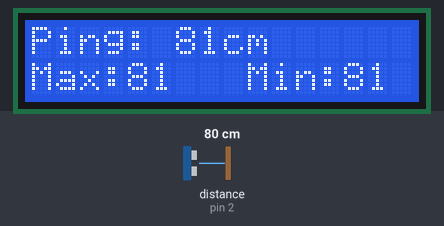
The sketch below on a simulated Arduino Uno, built with avr-gcc and run on an emulated ATmega328P. Shown: 16×2 character LCD. The inputs (shaded band) are chosen by the test bench; at power-on: distance to the obstacle (sensor on pin 2) 80 cm. The echo pulse lasts 58.3 µs per cm; what the sketch prints to the serial monitor is not drawn.

Above: at 1.2 s.
1.3 s: distance to the obstacle (sensor on pin 2) set to 120 cm
At 2.5 s:
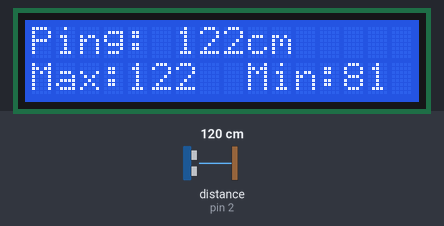
4.3 s: distance to the obstacle (sensor on pin 2) set to 35 cm
At 5.1 s:
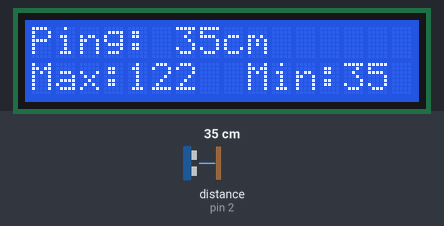
7.3 s: distance to the obstacle (sensor on pin 2) set to 2 cm
At 7.7 s:
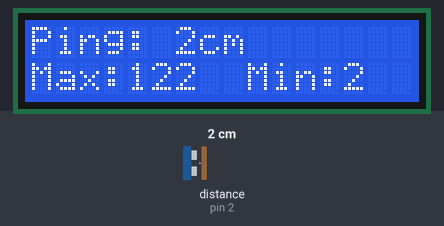
Timing chart, 0 to 10.3 s (numbered marks = the images above; inputs shaded):
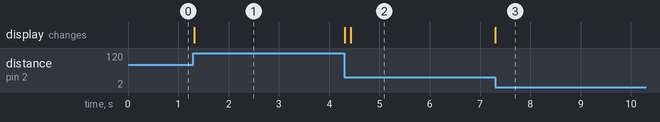

The sketch:

ultraaani.ino
```cpp
#include <NewPing.h>

#define TRIGGER_PIN  3
#define ECHO_PIN     2
#define MAX_DISTANCE 400
#include <LiquidCrystal.h>
NewPing sonar(TRIGGER_PIN, ECHO_PIN, MAX_DISTANCE);
LiquidCrystal lcd(8, 9, 4, 5, 6, 7);
void setup() {
	Serial.begin(115200);
	lcd.begin(16, 2);
}
int maksimi = 0;
int minimi = 0;
int atm = 0;
int kierros = 0;
void loop() {

	lcd.setCursor(0, 0);
	lcd.print("                ");		//tyhjentää näytön
	//delay(100);


	Serial.print("Ping: ");
	Serial.print(sonar.ping_cm());


	lcd.setCursor(0, 0);
	lcd.print("Ping: ");
	lcd.print(sonar.ping_cm());
	lcd.print("cm");

	atm = sonar.ping_cm();
	if (kierros == 0)		//ekalla kierroksella asetetaan minimiarvo ilmankosteudelle
		minimi = atm;

		if (maksimi < atm)		//jos max arvo on pienempi kuin sen hetkinen arvo
			maksimi = atm;

		if (atm < minimi)		//jos minimi on suurempi kuin sen hetkinen arvo
			minimi = atm;


	lcd.setCursor(4, 1);
	lcd.print("   ");		//tyhjentää näytön
	lcd.setCursor(0, 1);		//printtaa max
	lcd.print("Max:");
	lcd.print(maksimi);

	lcd.setCursor(13, 1);
	lcd.print("   ");		//tyhjentää näytön
	lcd.setCursor(9, 1);		//printtaa min
	lcd.print("Min:");
	lcd.print(minimi);

	kierros++;
	delay(100);
}
```

Measured:
- after the input at 1.3 s, the display: changes at once (image 1)
- after the input at 4.3 s, the display: first changes at once (image 2 shows a later state)
- after the input at 7.3 s, the display: changes at once (image 3)
